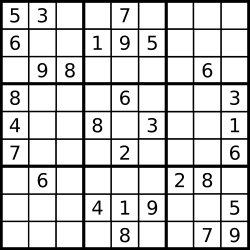
#> input picture Firmware/images/sud1.png, 250 x 250 px, found by its file name
$ python test.py
#> lines starting #> are read from the running program, lines starting #| are printed output that depends on the picture; after the words box and inside, x2 and y2 are one past the last pixel; in counts of white or black regions, pixels touching at a corner belong together
import cv2
from matplotlib import pyplot as plt
import numpy as np
img = cv2.imread('C:/Users/Mohamed/Documents/2ASicom/Sudoku-robot/Firmware/images/sud1.png')
#> img is the input picture: shape (250, 250, 3); min 0, max 255, mean 206.8
gray = cv2.cvtColor(img,cv2.COLOR_BGR2GRAY)
edges = cv2.Canny(gray,50,150,apertureSize = 3)
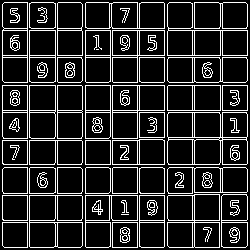
#> edges: shape (250, 250); 15.9% white in thin lines or dots
lines = cv2.HoughLines(edges,1,np.pi/180,200)
#> lines = 28 rows, first 8: [27, 0], [137, 0], [55, 1.57], [222, 1.57], [30, 1.57], [110, 1.57], [85, 1.57], [57, 0]
plt.figure()
for i in range(lines.shape[0]):
    rho = lines[i][0][0]
    theta = lines[i][0][1]
    a = np.cos(theta)
    b = np.sin(theta)
    x0 = a*rho
    y0 = b*rho
    x1 = int(x0 + 1000*(-b))
    y1 = int(y0 + 1000*(a))
    x2 = int(x0 - 1000*(-b))
    y2 = int(y0 - 1000*(a))
    cv2.line(img,(x1,y1),(x2,y2),(0,0,255),2)
#> this loop made 28 passes
#> (rho, theta, a, b, x0, y0, x1, y1) on passes 1 to 12: (27, 0, 1, 0, 27, 0, 27, 1000), (137, 0, 1, 0, 137, 0, 137, 1000), (55, 1.57, -4.37e-08, 1, -2.4e-06, 55, -1000, 54), (222, 1.57, -4.37e-08, 1, -9.7e-06, 222, -1000, 221), (30, 1.57, -4.37e-08, 1, -1.31e-06, 30, -1000, 29), (110, 1.57, -4.37e-08, 1, -4.81e-06, 110, -1000, 109), (85, 1.57, -4.37e-08, 1, -3.72e-06, 85, -1000, 84), (57, 0, 1, 0, 57, 0, 57, 1000), (85, 0, 1, 0, 85, 0, 85, 1000), (192, 0, 1, 0, 192, 0, 192, 1000), (29, 0, 1, 0, 29, 0, 29, 1000), (194, 0, 1, 0, 194, 0, 194, 1000)
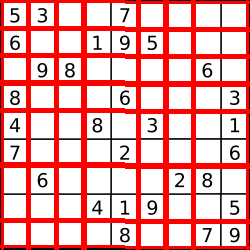
#> img: shape (250, 250, 3); mean B, G, R 167.7, 167.7, 239.3

cv2.imwrite('houghlines3.jpg',img)

$ run again, with Firmware/images/sud10.png copied over Firmware/images/sud1.png
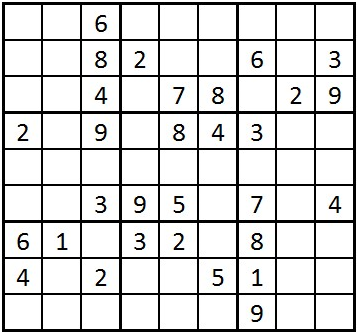
#> input picture Firmware/images/sud10.png, 357 x 332 px, found by its file name
#> img is the input picture: shape (332, 357, 3); mean B, G, R 215.5, 215.7, 215.6
#> `edges = cv2.Canny(gray,50,150,apertureSize = 3)`:
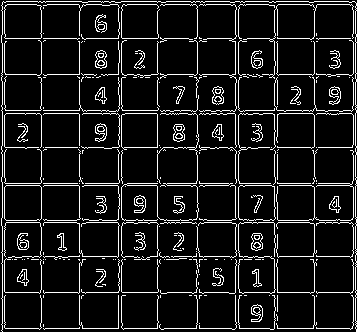
#> edges: shape (332, 357); 9.9% white in thin lines or dots
#> lines = 29 rows, first 8: [328, 1.57], [183, 1.57], [292, 1.57], [38, 1.57], [1, 1.57], [185, 1.57], [2, 0], [79, 0]
#> the loop `for i in range(lines.shape[0]):` made 29 passes
#> (rho, theta, a, b, x0, y0, x1, y1) on passes 1, 2, 3, 4, 6, 7, 8, 9: (328, 1.57, -4.37e-08, 1, -1.43e-05, 328, -1000, 327), (183, 1.57, -4.37e-08, 1, -8e-06, 183, -1000, 182), (292, 1.57, -4.37e-08, 1, -1.28e-05, 292, -1000, 291), (38, 1.57, -4.37e-08, 1, -1.66e-06, 38, -1000, 37), (185, 1.57, -4.37e-08, 1, -8.09e-06, 185, -1000, 184), (2, 0, 1, 0, 2, 0, 2, 1000), (79, 0, 1, 0, 79, 0, 79, 1000), (147, 1.57, -4.37e-08, 1, -6.43e-06, 147, -1000, 146)
#> after the loop `for i in range(lines.shape[0]):`:
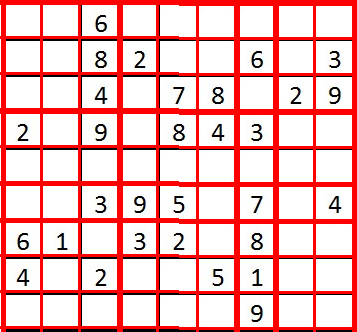
#> img: shape (332, 357, 3); mean B, G, R 184.2, 184.4, 241.7

$ run again, with Firmware/images/sud107.png copied over Firmware/images/sud1.png
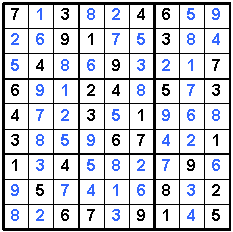
#> input picture Firmware/images/sud107.png, 233 x 232 px, found by its file name
#> img is the input picture: shape (232, 233, 3); mean B, G, R 214.2, 207.3, 205
#> `edges = cv2.Canny(gray,50,150,apertureSize = 3)`:
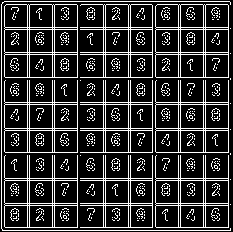
#> edges: shape (232, 233); 19.1% white in thin lines or dots
#> lines = 36 rows, first 8: [230, 1.57], [1, 1.57], [1, 0], [27, 0], [29, 0], [52, 0], [54, 0], [77, 0]
#> the loop `for i in range(lines.shape[0]):` made 36 passes
#> (rho, theta, a, b, x0, y0, x1, y1) on passes 1, 3, 4, 5, 6, 7, 8, 9: (230, 1.57, -4.37e-08, 1, -1.01e-05, 230, -1000, 229), (1, 0, 1, 0, 1, 0, 1, 1000), (27, 0, 1, 0, 27, 0, 27, 1000), (29, 0, 1, 0, 29, 0, 29, 1000), (52, 0, 1, 0, 52, 0, 52, 1000), (54, 0, 1, 0, 54, 0, 54, 1000), (77, 0, 1, 0, 77, 0, 77, 1000), (103, 0, 1, 0, 103, 0, 103, 1000)
#> after the loop `for i in range(lines.shape[0]):`:
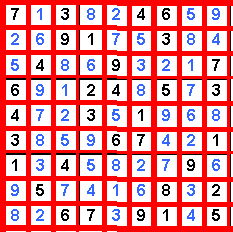
#> img: shape (232, 233, 3); mean B, G, R 149.2, 142.4, 234.1

$ run again, with Firmware/images/sud11.png copied over Firmware/images/sud1.png
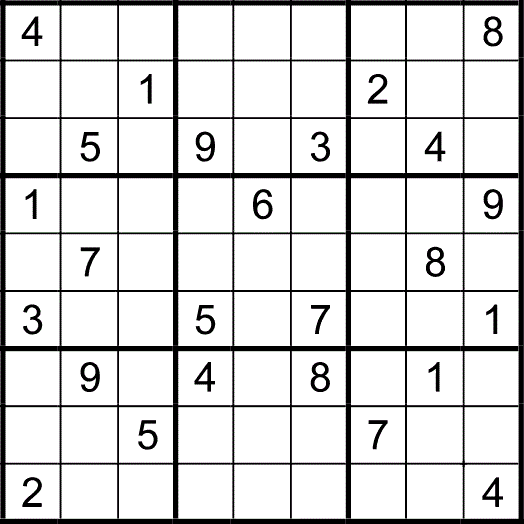
#> input picture Firmware/images/sud11.png, 524 x 524 px, found by its file name
#> img is the input picture: shape (524, 524, 3); mean B, G, R 219.9, 219.8, 219.9
#> `edges = cv2.Canny(gray,50,150,apertureSize = 3)`:
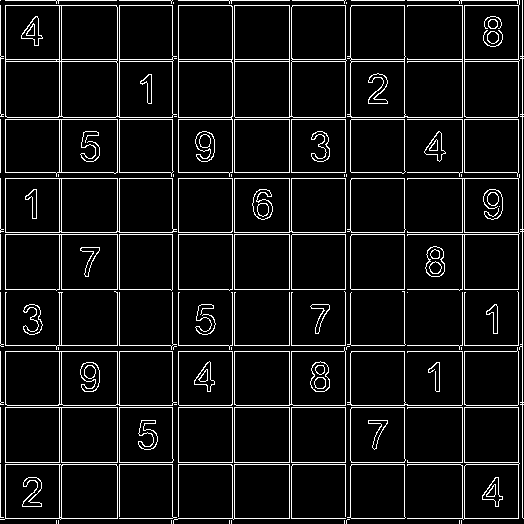
#> edges: shape (524, 524); 7.9% white in thin lines or dots
#> lines = 37 rows, first 8: [522, 0], [178, 1.57], [119, 1.57], [234, 1.57], [407, 1.57], [289, 0], [462, 1.57], [119, 0]
#> the loop `for i in range(lines.shape[0]):` made 37 passes
#> (rho, theta, a, b, x0, y0, x1, y1) on passes 1 to 8: (522, 0, 1, 0, 522, 0, 522, 1000), (178, 1.57, -4.37e-08, 1, -7.78e-06, 178, -1000, 177), (119, 1.57, -4.37e-08, 1, -5.2e-06, 119, -1000, 118), (234, 1.57, -4.37e-08, 1, -1.02e-05, 234, -1000, 233), (407, 1.57, -4.37e-08, 1, -1.78e-05, 407, -1000, 406), (289, 0, 1, 0, 289, 0, 289, 1000), (462, 1.57, -4.37e-08, 1, -2.02e-05, 462, -1000, 461), (119, 0, 1, 0, 119, 0, 119, 1000)
#> after the loop `for i in range(lines.shape[0]):`:
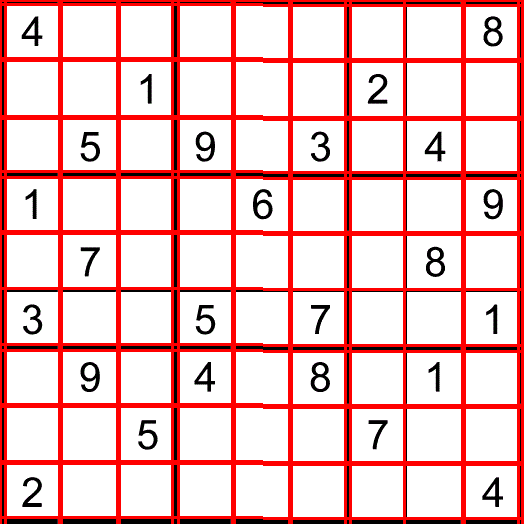
#> img: shape (524, 524, 3); 18% of pixels changed, all inside (x1, y1, x2, y2) = (0, 0, 524, 524)
